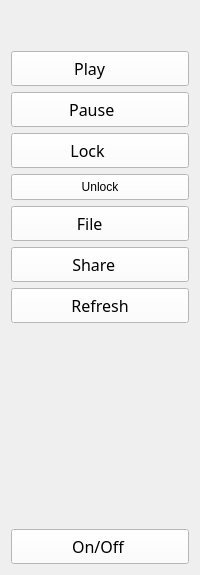
          <widget class="QWidget" name="tab1">
           <attribute name="title">
            <string/>
           </attribute>
           <layout class="QGridLayout" name="gridLayout_4">
            <item row="2" column="0">
             <widget class="QPushButton" name="pause_btn">
              <property name="minimumSize">
               <size>
                <width>94</width>
                <height>0</height>
               </size>
              </property>
              <property name="font">
               <font>
                <family>Droid Sans</family>
                <pointsize>12</pointsize>
               </font>
              </property>
              <property name="cursor">
               <cursorShape>PointingHandCursor</cursorShape>
              </property>
              <property name="styleSheet">
               <string notr="true">padding: 5px; background-color: #fff;</string>
              </property>
              <property name="text">
               <string> Pause     </string>
              </property>
              <property name="icon">
               <iconset>
                <normaloff>../../.designer/backup/images/photo_2020-12-17_10-31-26.jpg</normaloff>../../.designer/backup/images/photo_2020-12-17_10-31-26.jpg</iconset>
              </property>
             </widget>
            </item>
            <item row="5" column="0">
             <widget class="QPushButton" name="file_btn">
              <property name="minimumSize">
               <size>
                <width>94</width>
                <height>0</height>
               </size>
              </property>
              <property name="font">
               <font>
                <family>Droid Sans</family>
                <pointsize>12</pointsize>
               </font>
              </property>
              <property name="cursor">
               <cursorShape>PointingHandCursor</cursorShape>
              </property>
              <property name="styleSheet">
               <string notr="true">padding: 5px; background-color: #fff;</string>
              </property>
              <property name="text">
               <string>  File       </string>
              </property>
              <property name="icon">
               <iconset>
                <normaloff>../../.designer/backup/images/photo_2020-12-17_10-31-30.jpg</normaloff>../../.designer/backup/images/photo_2020-12-17_10-31-30.jpg</iconset>
              </property>
             </widget>
            </item>
            <item row="3" column="0">
             <widget class="QPushButton" name="blank_btn">
              <property name="minimumSize">
               <size>
                <width>94</width>
                <height>0</height>
               </size>
              </property>
              <property name="font">
               <font>
                <family>Droid Sans</family>
                <pointsize>12</pointsize>
               </font>
              </property>
              <property name="cursor">
               <cursorShape>PointingHandCursor</cursorShape>
              </property>
              <property name="styleSheet">
               <string notr="true">padding: 5px; background-color: #fff;</string>
              </property>
              <property name="text">
               <string> Lock       </string>
              </property>
              <property name="icon">
               <iconset>
                <normaloff>../../.designer/backup/images/photo_2020-12-17_10-31-19.jpg</normaloff>../../.designer/backup/images/photo_2020-12-17_10-31-19.jpg</iconset>
              </property>
             </widget>
            </item>
            <item row="7" column="0">
             <widget class="QPushButton" name="refresh_btn">
              <property name="minimumSize">
               <size>
                <width>94</width>
                <height>0</height>
               </size>
              </property>
              <property name="font">
               <font>
                <family>Droid Sans</family>
                <pointsize>12</pointsize>
               </font>
              </property>
              <property name="cursor">
               <cursorShape>PointingHandCursor</cursorShape>
              </property>
              <property name="styleSheet">
               <string notr="true">padding: 5px; background-color: #fff;</string>
              </property>
              <property name="text">
               <string> Refresh </string>
              </property>
              <property name="icon">
               <iconset>
                <normaloff>../../.designer/backup/images/photo_2020-12-17_10-31-28.jpg</normaloff>../../.designer/backup/images/photo_2020-12-17_10-31-28.jpg</iconset>
              </property>
             </widget>
            </item>
            <item row="8" column="0">
             <spacer name="verticalSpacer">
              <property name="orientation">
               <enum>Qt::Vertical</enum>
              </property>
              <property name="sizeType">
               <enum>QSizePolicy::Fixed</enum>
              </property>
              <property name="sizeHint" stdset="0">
               <size>
                <width>20</width>
                <height>200</height>
               </size>
              </property>
             </spacer>
            </item>
            <item row="1" column="0">
             <widget class="QPushButton" name="play_btn">
              <property name="minimumSize">
               <size>
                <width>94</width>
                <height>0</height>
               </size>
              </property>
              <property name="font">
               <font>
                <family>Droid Sans</family>
                <pointsize>12</pointsize>
               </font>
              </property>
              <property name="cursor">
               <cursorShape>PointingHandCursor</cursorShape>
              </property>
              <property name="layoutDirection">
               <enum>Qt::LeftToRight</enum>
              </property>
              <property name="styleSheet">
               <string notr="true">padding: 5px; background-color: #fff;</string>
              </property>
              <property name="text">
               <string>  Play       </string>
              </property>
              <property name="icon">
               <iconset>
                <normaloff>../../.designer/backup/images/play.jpg</normaloff>../../.designer/backup/images/play.jpg</iconset>
              </property>
             </widget>
            </item>
            <item row="0" column="0">
             <spacer name="verticalSpacer_2">
              <property name="orientation">
               <enum>Qt::Vertical</enum>
              </property>
              <property name="sizeType">
               <enum>QSizePolicy::Fixed</enum>
              </property>
              <property name="sizeHint" stdset="0">
               <size>
                <width>20</width>
                <height>40</height>
               </size>
              </property>
             </spacer>
            </item>
            <item row="9" column="0">
             <widget class="QPushButton" name="start_btn">
              <property name="minimumSize">
               <size>
                <width>94</width>
                <height>0</height>
               </size>
              </property>
              <property name="font">
               <font>
                <family>Droid Sans</family>
                <pointsize>12</pointsize>
               </font>
              </property>
              <property name="cursor">
               <cursorShape>PointingHandCursor</cursorShape>
              </property>
              <property name="styleSheet">
               <string notr="true">padding: 5px; background-color: #fff;</string>
              </property>
              <property name="text">
               <string> On/Off  </string>
              </property>
              <property name="icon">
               <iconset>
                <normaloff>../../.designer/backup/images/photo_2020-12-17_10-42-08.jpg</normaloff>../../.designer/backup/images/photo_2020-12-17_10-42-08.jpg</iconset>
              </property>
             </widget>
            </item>
            <item row="6" column="0">
             <widget class="QPushButton" name="screen_share_btn">
              <property name="minimumSize">
               <size>
                <width>94</width>
                <height>0</height>
               </size>
              </property>
              <property name="font">
               <font>
                <family>Droid Sans</family>
                <pointsize>12</pointsize>
               </font>
              </property>
              <property name="cursor">
               <cursorShape>PointingHandCursor</cursorShape>
              </property>
              <property name="styleSheet">
               <string notr="true">padding: 5px; background-color: #fff;</string>
              </property>
              <property name="text">
               <string> Share    </string>
              </property>
              <property name="icon">
               <iconset>
                <normaloff>../../.designer/backup/images/photo_2020-12-17_10-42-10.jpg</normaloff>../../.designer/backup/images/photo_2020-12-17_10-42-10.jpg</iconset>
              </property>
             </widget>
            </item>
            <item row="4" column="0">
             <widget class="QPushButton" name="unlock_btn">
              <property name="cursor">
               <cursorShape>PointingHandCursor</cursorShape>
              </property>
              <property name="styleSheet">
               <string notr="true">padding: 5px; background-color: #fff;</string>
              </property>
              <property name="text">
               <string>Unlock</string>
              </property>
             </widget>
            </item>
           </layout>
          </widget>
